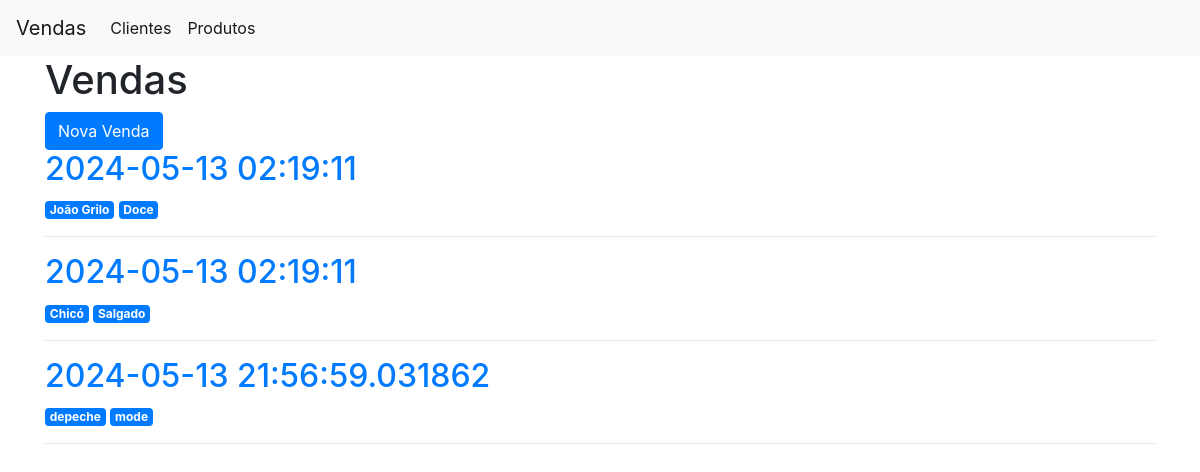
Before: / with the older database file.
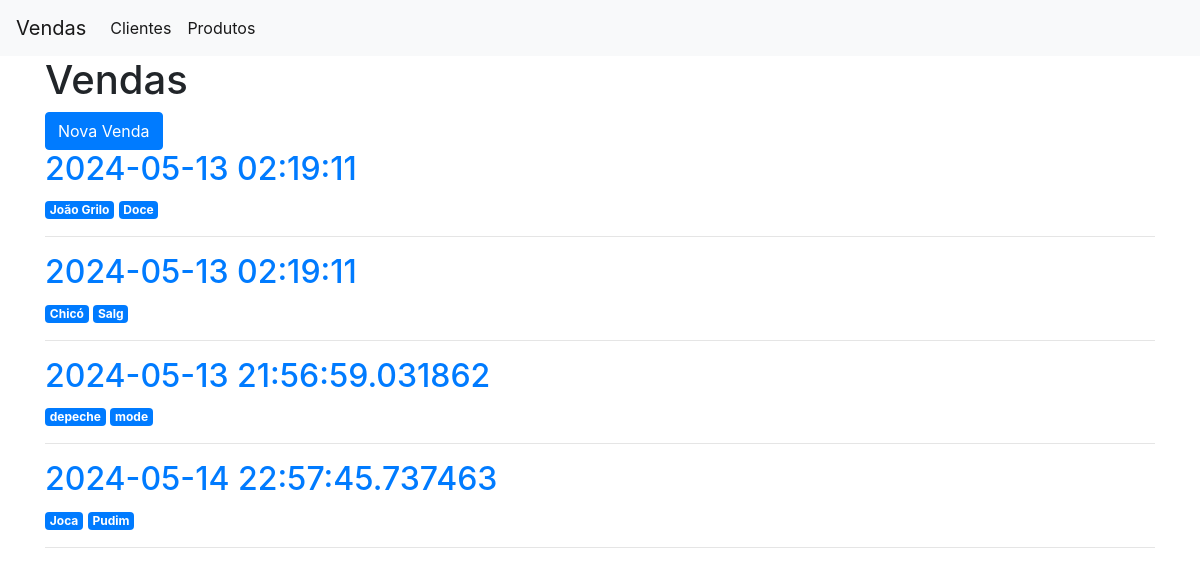
After: the same page with the newer database file.
### app.py (models this page shows)
class Vendas(db.Model):
    id = db.Column(db.Integer, primary_key=True)
    datahora = db.Column(db.DateTime, default=datetime.datetime.now)
    cliente = db.Column(db.String(80), nullable=False)
    produto = db.Column(db.String(30), nullable=False)
    qtde = db.Column(db.Integer, nullable=False)
    pago = db.Column(db.String(10), nullable=False)
    entregue = db.Column(db.String(10), nullable=False)

### app.py (the view)
@app.route('/')
def index():
    vendas = Vendas.query.all()
    return render_template('index.html', vendas = vendas)

### templates/index.html
{% extends 'base.html' %}
{% block content %}
    <h1>{% block title %} Vendas {% endblock %}</h1>
    <a href="{{url_for('nova_venda')}}" class="btn btn-primary">Nova Venda</a>
    {% for venda in vendas %}
        <a href="{{ url_for('venda', venda_id=venda['id']) }}">
            <h2>{{ venda['datahora'] }}</h2>
        </a>
        <span class="badge badge-primary">{{ venda['cliente'] }}</span>
        <span class="badge badge-primary">{{ venda['produto'] }}</span>
        <hr>
    {% endfor %}
{% endblock %}

Changed rows visible on the page:
changed Vendas "Chicó": produto "Salgado" → "Salg"
added Vendas: datahora "2024-05-14 22:57:45.737463", cliente "Joca", produto "Pudim"
